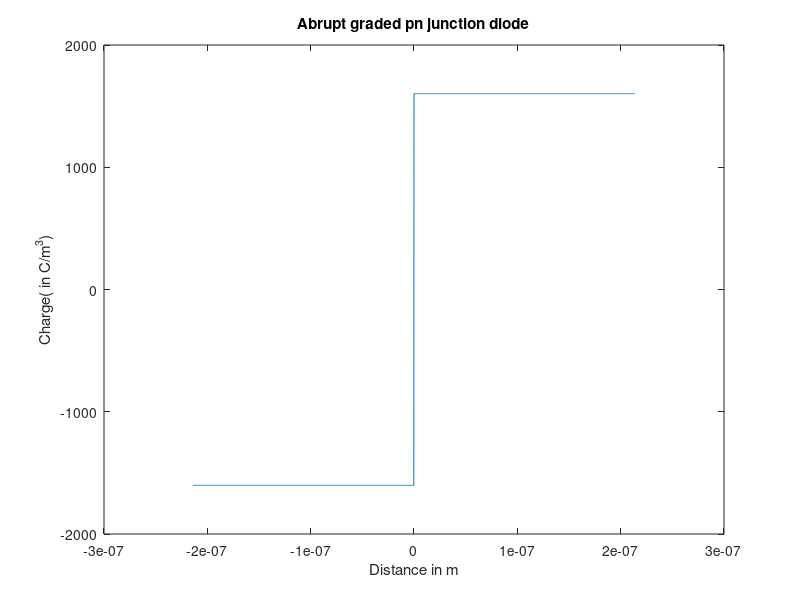
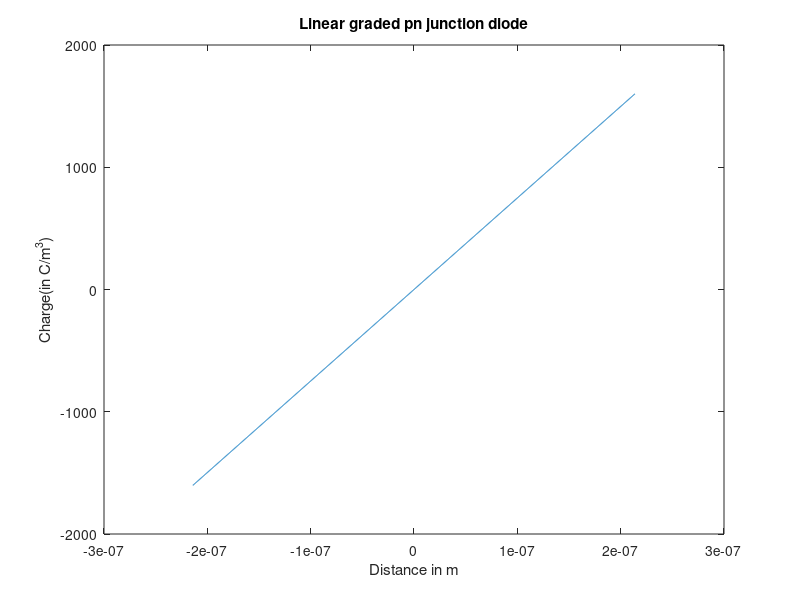
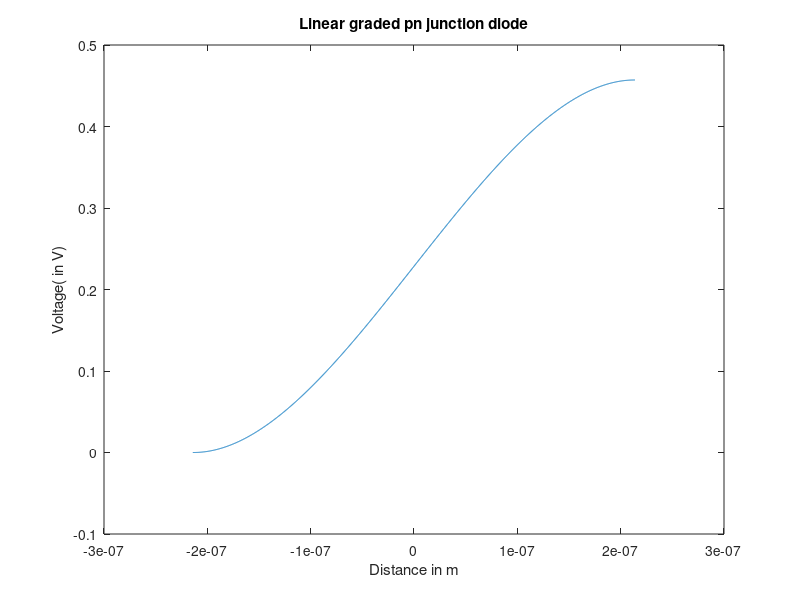
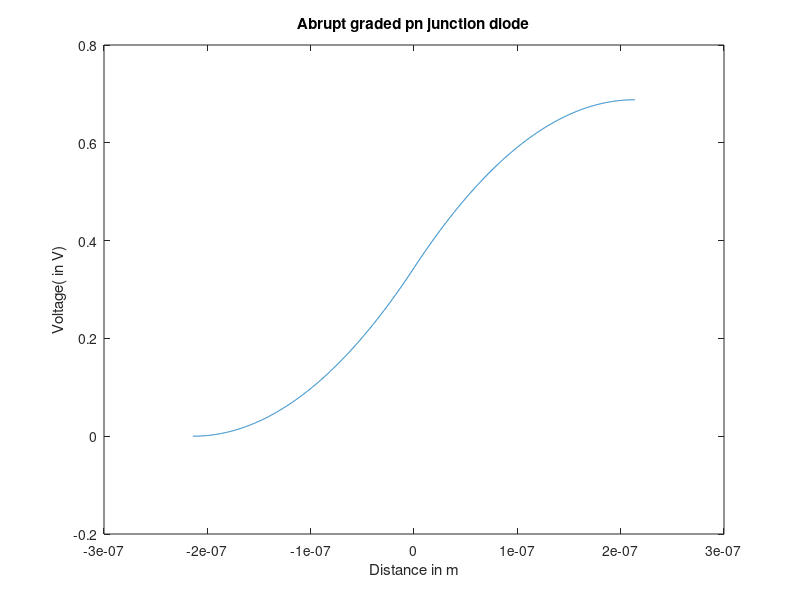

These figures' MATLAB source, in order:
clear
%%abrupt

n = 1000;
xn = n;
xp = n;
delx =1;
q = (1.60217662 * 10^-19 );
Nc = 2.75*10^25;
Nv = 2*10^25;
Nd = 10^22;
Na = 10^22;
e0 = 12*8.854 * 10^-12 ;
ni = 1*10^(16)
vb = 0.025*log(Na*Nd/(ni* ni));
Width = sqrt( 2*e0*vb*2/(q*(Na)));
h = Width/(2*n);
%h = (0.6*10^-6)/(2*n)
w = (xn+xp)*h
rho_abrupt = zeros(1,xn+xp);
rho_lin = zeros(1,xn+xp);


value = -1*xp;
x = zeros(1,xn+xp);
for i = 1:xp
    x(i) = value*h;
    rho_abrupt(i) = -1*q*Nd/e0;
    rho_lin(i) = q*x(i)*(Nd + Na)/(e0*w);
    value = value +1;
end
for i = xp+1:xn+xp
    x(i) = value*h;
    rho_abrupt(i) = 1*q*Na/e0;
    rho_lin(i) = q*x(i)*(Nd + Na)/(e0*w);
    
    value = value +1;
end
A = zeros(xn+xp,xn+xp);
B_lin = zeros(xn+xp,1);
B_abrupt = zeros(xn+xp,1);
for i = 2:(xn+xp - 1)
    A (i,i-1) =1;
    A (i,i) = -2;
    A (i,i+1) = 1;
    B_lin(i) = h*h*rho_lin(i);
    B_abrupt(i) = h*h*rho_abrupt(i);

end
%A(1,1)= -1;
%A(1,2)= +2;
%A(xn+xp,xn+xp-1)= -1;
%A(xn+xp,xn+xp)=2;
A(1,1)= 1;
A(1,2)= 0;
A(1,3)= 0;

A(xn+xp,xn+xp-1)=-1;
A(xn+xp,xn+xp)=1;
A(xn+xp,xn+xp-2)=0;


%B_lin(1) = h*h*rho_lin(1);
B_lin(xn+xp) = h*h*rho_lin(xn+xp);
B_abrupt(xn+xp) = h*h*rho_abrupt(xn+xp);
%B_abrupt(1) = h*h*rho_abrupt(1);
B_abrupt(1) = 0;
B_lin(1) =0;

% A = A(2:(xn+xp - 1),2:(xn+xp - 1))
% B_lin = B_lin(2:(xn+xp - 1))
% B_abrupt = B_abrupt(2:(xn+xp - 1))
% x = x(2:(xn+xp - 1))
[L,U] = lu(A);
L_inv = L^-1;
U_inv = U^-1;
A_inv = (A^-1);

y_lin = (L_inv) * B_lin;
x_lin = (U_inv) * y_lin;
Vact_lin = A_inv * B_lin;
Diff_lin = Vact_lin - x_lin;


y_abrupt = (L_inv) * B_abrupt;
x_abrupt = (U_inv) * y_abrupt;
Vact_abrupt = A_inv * B_abrupt;

Diff_abrupt=(abs( Vact_abrupt - x_abrupt)*100)./x_abrupt;
Diff_lin = (abs(Vact_lin - x_lin)*100)./x_lin;
sum_abrupt = sum(Diff_abrupt)/n;
sum_lin = sum(Diff_lin)/n;

x_lin = -1*x_lin;
x_abrupt = -1*x_abrupt;
Vact_abrupt =-1* Vact_abrupt;
Vact_lin = -1*Vact_lin;
figure(1)
plot(x,rho_abrupt*e0)
xlabel('Distance in m' )
ylabel('Charge( in C/m^3)')
title('Abrupt graded pn junction diode')
figure(2)
plot(x,rho_lin*e0)
xlabel('Distance in m' )
ylabel('Charge(in C/m^3)')
title('Linear graded pn junction diode')
figure(3)
plot(x,x_lin)
title('Linear graded pn junction diode')
xlabel('Distance in m' )
ylabel('Voltage( in V)')
figure(4)
plot(x,x_abrupt)
xlabel('Distance in m' )
ylabel('Voltage( in V)')
title('Abrupt graded pn junction diode')
figure(6)
plot(x,Diff_lin)
xlabel('Distance in m' )
ylabel('Percentage error')
title('Linear graded pn junction diode')
figure(5)
plot(x,Diff_abrupt)
xlabel('Distance in m' )
ylabel('Percentage error')
title('Abrupt graded pn junction diode ')
